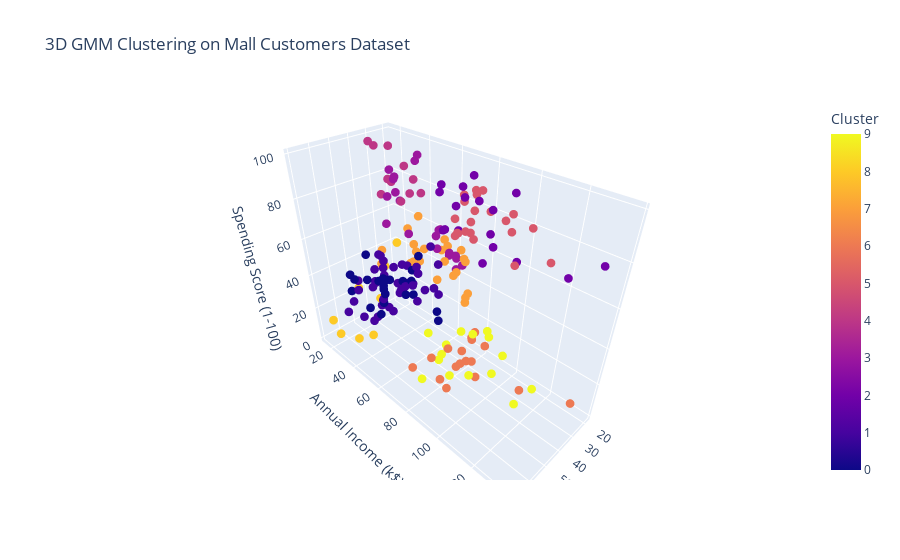

Notebook cell for this chart:
### Markdown cell above
#### GMM on Hierarchical Clusters

### Code cell
# Load the dataset
data = datasets["Hierarchical Structure"]


# Select the feature columns
feature_columns = ['Gender', 'Age', 'Annual Income (k$)', 'Spending Score (1-100)']

# Scale the data
scaler = StandardScaler()
data_scaled = scaler.fit_transform(data[feature_columns])

# Define the GMM model
gmm_model = GaussianMixture(n_components=10, random_state=0)

# Fit and predict the clusters
gmm_result = gmm_model.fit_predict(data_scaled)

# Add GMM result to the original dataset
data['GMM_Cluster'] = gmm_result

# Plot the 3D scatter plot
fig = px.scatter_3d(data, x='Age', y='Annual Income (k$)', z='Spending Score (1-100)', color='GMM_Cluster',
                    title="3D GMM Clustering on Mall Customers Dataset", labels={'GMM_Cluster': 'Cluster'})
fig.update_traces(marker=dict(size=3)) 

fig.show()

### Figure 1 — Plotly figure (JSON) as saved in the notebook; plotly's stock layout.template omitted (floating-point values rounded to 4 significant figures; data arrays with more than 128 entries replaced by an {"elided": "..."} marker saying what was removed)
{"data": [{"hovertemplate": "Age=%{x}<br>Annual Income (k$)=%{y}<br>Spending Score (1-100)=%{z}<br>Cluster=%{marker.color}<extra></extra>", "legendgroup": "", "marker": {"color": {"elided": "200 int values"}, "coloraxis": "coloraxis", "size": 3, "symbol": "circle"}, "mode": "markers", "name": "", "scene": "scene", "showlegend": false, "type": "scatter3d", "x": {"elided": "200 int values"}, "y": {"elided": "200 int values"}, "z": {"elided": "200 int values"}}], "layout": {"coloraxis": {"colorbar": {"title": {"text": "Cluster"}}, "colorscale": [[0, "#0d0887"], [0.1111, "#46039f"], [0.2222, "#7201a8"], [0.3333, "#9c179e"], [0.4444, "#bd3786"], [0.5556, "#d8576b"], [0.6667, "#ed7953"], [0.7778, "#fb9f3a"], [0.8889, "#fdca26"], [1, "#f0f921"]]}, "legend": {"tracegroupgap": 0}, "scene": {"domain": {"x": [0, 1], "y": [0, 1]}, "xaxis": {"title": {"text": "Age"}}, "yaxis": {"title": {"text": "Annual Income (k$)"}}, "zaxis": {"title": {"text": "Spending Score (1-100)"}}}, "title": {"text": "3D GMM Clustering on Mall Customers Dataset"}}}
